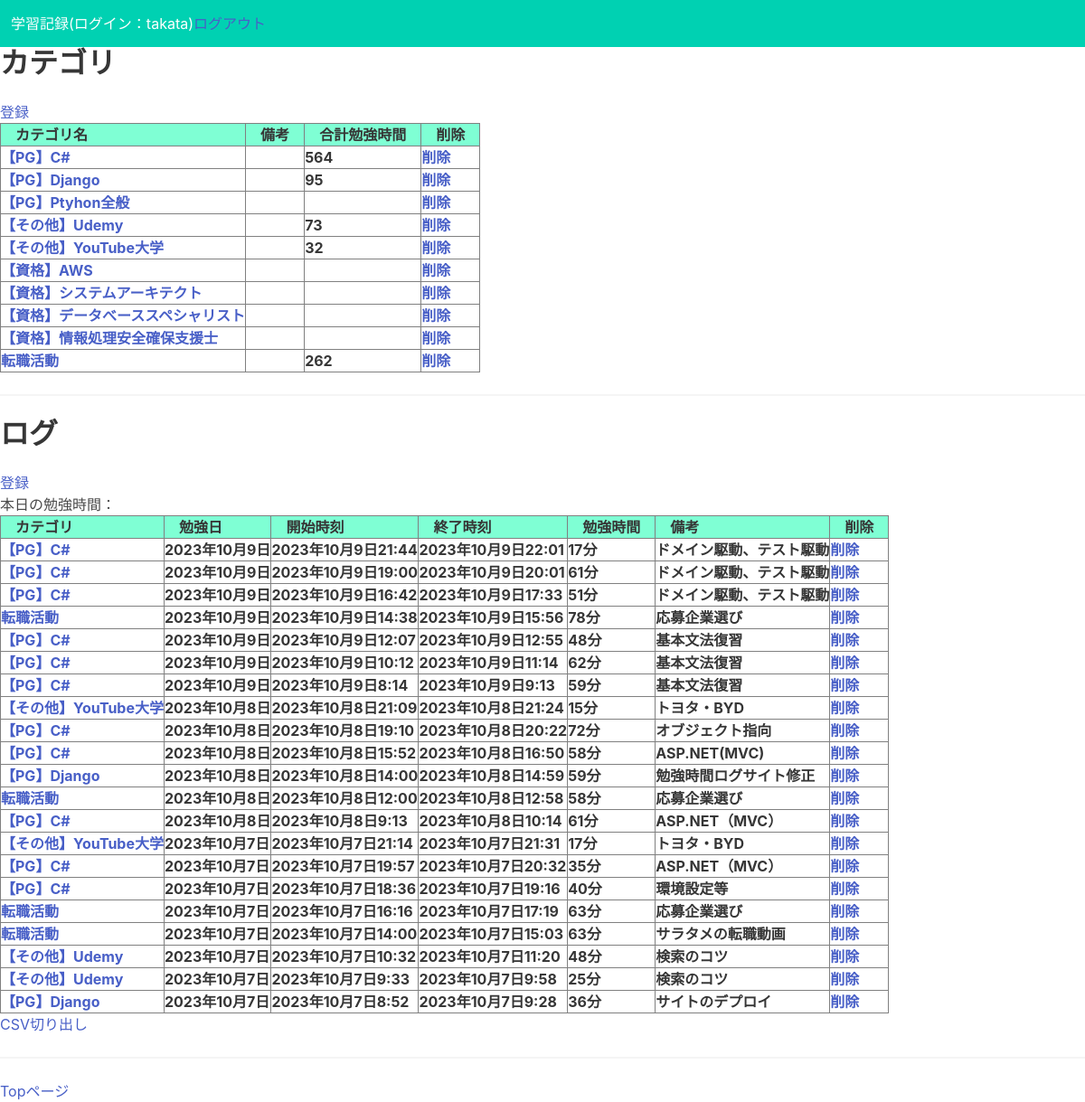
The app's page / (signed in) with its own data.
### App1/models.py (models this page shows, shortened)
class Category(models.Model):
    name = models.CharField(max_length=20)
    memo = models.CharField(null=True,blank=True,max_length=255)
    slug = models.SlugField(max_length=100, unique=True)
    user = models.ForeignKey(User, on_delete=models.CASCADE)

class Log(models.Model):
    startDateTime = models.DateTimeField(null=True,blank=True)
    endDateTime = models.DateTimeField(null=True,blank=True)
    learnDate = models.DateField(null=True,blank=True)
    learnMinut = models.IntegerField(null=True,blank=True)
    category = models.ForeignKey(Category, on_delete=models.PROTECT)
    memo = models.CharField(null=True,blank=True,max_length=255)
    slug = models.SlugField(max_length=100, unique=True)
    user = models.ForeignKey(User, on_delete=models.CASCADE)

### App1/views.py (the view)
# urls.py: path('',flontpage, name="flontpage"),
@login_required
def flontpage(request):
    categorys = Category.objects.filter(user=request.user).order_by('name').annotate(total_learn_minut=Sum('log__learnMinut'));
    logs = Log.objects.filter(user=request.user).order_by('-learnDate','-startDateTime','-endDateTime','-id')
    today = date.today()
    total_learn_minut_today = Log.objects.filter(learnDate=today).aggregate(total_learn_minut=Sum('learnMinut'))['total_learn_minut']
    return render(request,"./flontpage.html", {"categorys": categorys,
                                               "logs": logs,
                                               "total_learn_minut_today": total_learn_minut_today})

### App1/templates/flontpage.html
{% extends "./base.html" %}{% block content %}
<h1 class="title is-3">カテゴリ</h1>
<a href="{% url 'CatRegist' %}">登録</a>
{% if categorys %}
<table border="1">
    <tr  bgcolor="aquamarine">
        <th>　カテゴリ名　</th>
        <th>　備考　</th>
        <th>　合計勉強時間　</th>
        <th>　削除　</th>
    </tr>
    {% for cat in categorys %}
    <tr>
        <th><a href="{% url 'CatEdit' cat.slug %}">{{cat.name}}</a></th>
        <th align="left">{{cat.memo}}</th>
        <th align="left">{% if cat.total_learn_minut %}{{cat.total_learn_minut}}{% endif %}</th>
        <th><a href="{% url 'CatDelete' cat.slug %}">削除</a></th>
    </tr>
    {%endfor%}
</table>
{% else %}
<p>まずはカテゴリを登録しましょう。</p>
{% endif %}
<hr><h1 class="title is-3">ログ</h1>
{% if categorys %}
<a href="{% url 'LogRegist' %}">登録</a>
{% else %}
<p>ログはカテゴリを登録してから登録して下さい。</p>
{% endif %}
<p>本日の勉強時間：{% if total_learn_minut_today %}{{total_learn_minut_today}}分{% endif %}</p>
{% if logs %}
<table border="1">
    <tr  bgcolor="aquamarine">
        <th>　カテゴリ　</th>
        <th>　勉強日　</th>
        <th>　開始時刻　</th>
        <th>　終了時刻　</th>
        <th>　勉強時間　</th>
        <th>　備考　</th>
        <th>　削除　</th>
    </tr>
    {% for log in logs %}
    <tr>
        {% for cat in categorys %}
        {% if cat == log.category %}
        <th><a href="{% url 'LogEdit' log.slug %}">{{cat.name}}</a></th>
        {% endif %}
        {%endfor%}
        <th>{% if log.learnDate %}{{log.learnDate}}{% endif %}</th>
        <th align="left">{% if log.startDateTime %}{{log.startDateTime}}{% endif %}</th>
        <th align="left">{% if log.endDateTime %}{{log.endDateTime}}{% endif %}</th>
        <th>{{log.learnMinut}}分</th>
        <th align="left">{{log.memo}}</th>
        <th><a href="{% url 'LogDelete' log.slug %}">削除</a></th>
    </tr>
    {%endfor%}
</table>
<a href="{% url 'export_csv' %}">CSV切り出し</a><br>
{% endif %}
{%endblock%}

### App1/templates/base.html (shortened to what this page needs)
<!DOCTYPE html>
<html lang="ja">
  <head>
    <link
      rel="stylesheet"
      href="https://cdn.jsdelivr.net/npm/bulma@0.9.3/css/bulma.min.css"
    />
  </head>
  <body>
    <nav class="navbar is-primary">
      <div class="navbar-brand">
        <div class="navbar-item">
          <p>学習記録<p>
          {% if user.is_authenticated %}
          <p>(ログイン：{{user.username}})</p>
          <a href="{% url 'logout' %}">ログアウト</a>
          {% else %}
          <p>(ログインされていません)</p>
          {% endif %}
        </div>
      </div>
    </nav>
    {% block content %} {% endblock %}
    <hr><a href="{% url 'flontpage' %}">Topページ</a></hr>
  </body>
</html>

### records on screen
Category: name "【PG】C#", total_learn_minut "564"
Category: name "【PG】Django", total_learn_minut "95"
Category: name "【PG】Ptyhon全般"
Category: name "【その他】Udemy", total_learn_minut "73"
Category: name "【その他】YouTube大学", total_learn_minut "32"
Category: name "【資格】AWS"
Category: name "【資格】システムアーキテクト"
Category: name "【資格】データべーススペシャリスト"
Category: name "【資格】情報処理安全確保支援士"
Category: name "転職活動", total_learn_minut "262"
Log: learnDate "2023年10月9日", startDateTime "2023年10月9日21:44", endDateTime "2023年10月9日22:01", learnMinut "17", memo "ドメイン駆動、テスト駆動"
Log: learnDate "2023年10月9日", startDateTime "2023年10月9日19:00", endDateTime "2023年10月9日20:01", learnMinut "61", memo "ドメイン駆動、テスト駆動"
Log: learnDate "2023年10月9日", startDateTime "2023年10月9日16:42", endDateTime "2023年10月9日17:33", learnMinut "51", memo "ドメイン駆動、テスト駆動"
Log: learnDate "2023年10月9日", startDateTime "2023年10月9日14:38", endDateTime "2023年10月9日15:56", learnMinut "78", memo "応募企業選び"
Log: learnDate "2023年10月9日", startDateTime "2023年10月9日12:07", endDateTime "2023年10月9日12:55", learnMinut "48", memo "基本文法復習"
Log: learnDate "2023年10月9日", startDateTime "2023年10月9日10:12", endDateTime "2023年10月9日11:14", learnMinut "62", memo "基本文法復習"
Log: learnDate "2023年10月9日", startDateTime "2023年10月9日8:14", endDateTime "2023年10月9日9:13", learnMinut "59", memo "基本文法復習"
Log: learnDate "2023年10月8日", startDateTime "2023年10月8日21:09", endDateTime "2023年10月8日21:24", learnMinut "15", memo "トヨタ・BYD"
Log: learnDate "2023年10月8日", startDateTime "2023年10月8日19:10", endDateTime "2023年10月8日20:22", learnMinut "72", memo "オブジェクト指向"
Log: learnDate "2023年10月8日", startDateTime "2023年10月8日15:52", endDateTime "2023年10月8日16:50", learnMinut "58", memo "ASP.NET(MVC)"
Log: learnDate "2023年10月8日", startDateTime "2023年10月8日14:00", endDateTime "2023年10月8日14:59", learnMinut "59", memo "勉強時間ログサイト修正"
Log: learnDate "2023年10月8日", startDateTime "2023年10月8日12:00", endDateTime "2023年10月8日12:58", learnMinut "58", memo "応募企業選び"
Log: learnDate "2023年10月8日", startDateTime "2023年10月8日9:13", endDateTime "2023年10月8日10:14", learnMinut "61", memo "ASP.NET（MVC）"
Log: learnDate "2023年10月7日", startDateTime "2023年10月7日21:14", endDateTime "2023年10月7日21:31", learnMinut "17", memo "トヨタ・BYD"
Log: learnDate "2023年10月7日", startDateTime "2023年10月7日19:57", endDateTime "2023年10月7日20:32", learnMinut "35", memo "ASP.NET（MVC）"
Log: learnDate "2023年10月7日", startDateTime "2023年10月7日18:36", endDateTime "2023年10月7日19:16", learnMinut "40", memo "環境設定等"
Log: learnDate "2023年10月7日", startDateTime "2023年10月7日16:16", endDateTime "2023年10月7日17:19", learnMinut "63", memo "応募企業選び"
Log: learnDate "2023年10月7日", startDateTime "2023年10月7日14:00", endDateTime "2023年10月7日15:03", learnMinut "63", memo "サラタメの転職動画"
Log: learnDate "2023年10月7日", startDateTime "2023年10月7日10:32", endDateTime "2023年10月7日11:20", learnMinut "48", memo "検索のコツ"
Log: learnDate "2023年10月7日", startDateTime "2023年10月7日9:33", endDateTime "2023年10月7日9:58", learnMinut "25", memo "検索のコツ"
Log: learnDate "2023年10月7日", startDateTime "2023年10月7日8:52", endDateTime "2023年10月7日9:28", learnMinut "36", memo "サイトのデプロイ"

### other values on screen
{{ user.username }} "takata"
